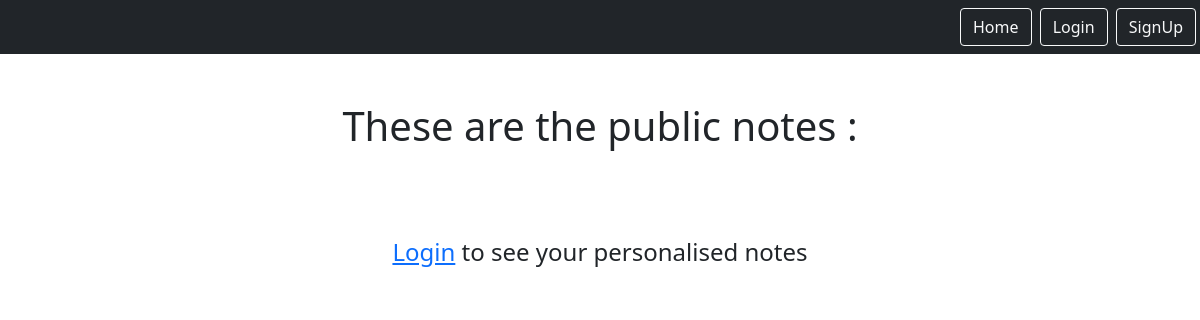
Page /smart/notes/show_public_notes on the earlier database version.
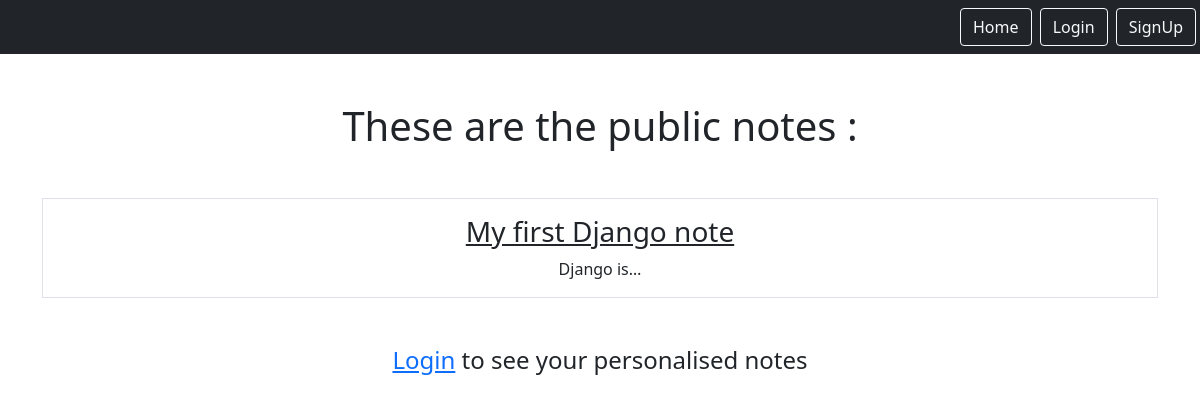
Same page on the later database version.
### notes/models.py (models this page shows)
class Notes(models.Model):
    title = models.CharField(max_length=200)
    text = models.TextField()
    created = models.DateTimeField(auto_now_add=True)
    likes = models.PositiveIntegerField(default=0)
    user = models.ForeignKey(User, on_delete=models.CASCADE, related_name="notes")
    is_public = models.BooleanField(default=False)

### notes/views.py (the view)
# urls.py: path('notes/show_public_notes', views.ShowPublicNotesListView.as_view(), name = "notes.show_public_notes"),
class ShowPublicNotesListView(ListView):
    model = Notes
    context_object_name = "notes"
    template_name = "notes/notes_public.html"

### notes/templates/notes/notes_public.html
{% extends "base.html" %}
{% block content %}
    <h1 class="my-5"> These are the public notes : </h1>
    <div class="row row=cols3 g-2">
        {% for note in notes %}
            {% if note.is_public %}
            <div class="col" >
                <div class="p-3 border h-100">
                    <a href="{% url 'notes.detail' pk=note.id %}" class="text-dark text-decoration-non ">
                        <h3>{{note.title}}</h3>
                    </a>
                    {{note.text|truncatechars:10}}
                </div>
            </div>
            {% endif %}
        {% endfor %}
    </div>
    <div class="my-5">
    <h4><a href="{% url 'login' %}" class="link-offset-1" >Login</a> to see your personalised notes</h4>
    </div>
{% endblock %}

Differences in the rows shown:
now on this page (row edited): Notes: title "My first Django note", text "Django is…"
